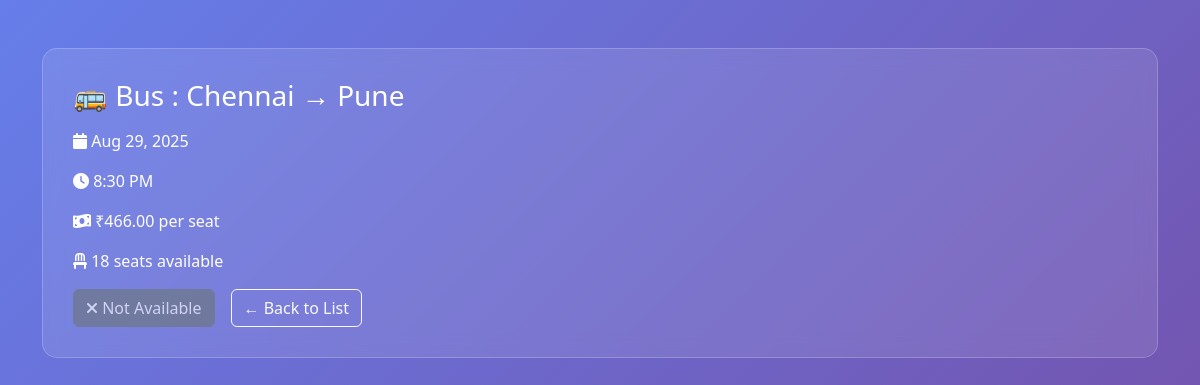
The page /detail/2/ on the database its author committed.
### booking/models.py (models this page shows, shortened)
class TravelOption(models.Model):
    TRAVEL_TYPES = [
        ('flight', 'Flight'),
        ('train', 'Train'),
        ('bus', 'Bus'),
    ]
    travel_id = models.CharField(max_length=20, unique=True)
    type = models.CharField(max_length=10, choices=TRAVEL_TYPES)
    source = models.CharField(max_length=100)
    destination = models.CharField(max_length=100)
    date = models.DateField()
    time = models.TimeField()
    price = models.DecimalField(max_digits=10, decimal_places=2, validators=[MinValueValidator(0)])
    available_seats = models.PositiveIntegerField(validators=[MinValueValidator(0)])
    created_at = models.DateTimeField(auto_now_add=True)
    updated_at = models.DateTimeField(auto_now=True)
    class Meta:
        ordering = ['date', 'time']
    @property
    def is_available(self):
        return self.available_seats > 0 and self.date >= timezone.now().date()

### travel/views.py (the view)
# urls.py: path('detail/<int:pk>/', views.travel_detail, name='travel_detail'),
def travel_detail(request, pk):
    travel = get_object_or_404(TravelOption, pk=pk)
    return render(request, "travel_detail.html", {"travel": travel})

### templates/travel_detail.html (shortened to what this page needs)
<!DOCTYPE html>
<html lang="en">
<head>
    <link href="https://cdnjs.cloudflare.com/ajax/libs/bootstrap/5.3.2/css/bootstrap.min.css" rel="stylesheet">
    <link href="https://cdnjs.cloudflare.com/ajax/libs/font-awesome/6.4.0/css/all.min.css" rel="stylesheet">
</head>
<body>
    <div class="container py-5">
        <div class="card-glass">
            <h3 class="mb-3">
                {% if travel.type == 'flight' %}
                    ✈️ Flight
                {% elif travel.type == 'train' %}
                    🚆 Train
                {% else %}
                    🚌 Bus
                {% endif %}
                : {{ travel.source }} → {{ travel.destination }}
            </h3>
            <p><i class="fas fa-calendar"></i> {{ travel.date|date:"M d, Y" }}</p>
            <p><i class="fas fa-clock"></i> {{ travel.time|time:"g:i A" }}</p>
            <p><i class="fas fa-money-bill-wave"></i> ₹{{ travel.price }} per seat</p>
            <p><i class="fas fa-chair"></i> {{ travel.available_seats }} seats available</p>
            <div class="d-flex gap-3">
                {% if travel.is_available %}
                    <a href="{% url 'booking:book_travel' travel.id %}" class="btn btn-success">
                        <i class="fas fa-ticket-alt"></i> Book Now
                    </a>
                {% else %}
                    <button class="btn btn-secondary" disabled>
                        <i class="fas fa-times"></i> Not Available
                    </button>
                {% endif %}
                <a href="{% url 'booking:travel_list' %}" class="btn btn-outline-light">← Back to List</a>
            </div>
        </div>
    </div>
</body>
</html>

### templates/travel_detail.html (style rules this page uses)
body { background: linear-gradient(135deg, #667eea 0%, #764ba2 100%); min-height: 100vh; font-family: 'Segoe UI', Tahoma, Geneva, Verdana, sans-serif; }
.card-glass { backdrop-filter: blur(10px); background: rgba(255, 255, 255, 0.1); border: 1px solid rgba(255, 255, 255, 0.2); border-radius: 15px; padding: 30px; color: white; }

### rows shown on the page
TravelOption: source "Chennai", destination "Pune", date "Aug 29, 2025", time "8:30 PM", price "466.00", available_seats "18"
